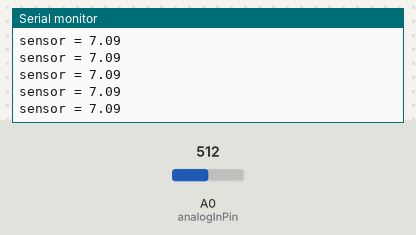
A sketch run on a simulated Arduino Uno, built with avr-gcc and run on an emulated ATmega328P. Parts: the last lines printed to the serial monitor. The inputs (shaded band) are chosen by the test bench; at power-on: A0 (analogInPin) = 512.

Above: at 1.2 s.
1.3 s: A0 (analogInPin) set to 716
At 1.56 s:
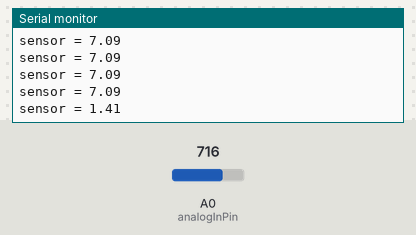
2.8 s: A0 (analogInPin) set to 900
At 2.9 s:
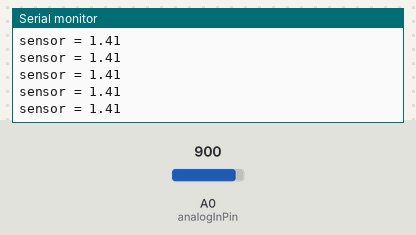
Timing chart, 0 to 5.8 s (numbered marks = the images above; inputs shaded):
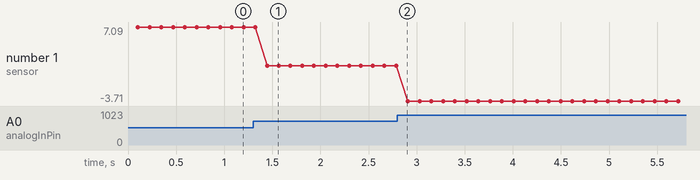

Measured:
- after the input at 1.3 s, the serial monitor: prints a new line after 0.14 s (image 1)
- plotted number 1: 7.09 → 1.41 after the input at 1.3 s, 1.41 → -3.71 after the input at 2.8 s

The sketch:

ph.ino
```cpp
int analogInPin = A0;
int sensorValue = 0;
float avgValue;
float phValue;
int buf[10];  // buffer of size 10
int temp;     // temporary parameter

void setup() {
  Serial.begin(9600);
}

void phData(int pin, float &ph, float &avgValue);
void loop() {
  phData(analogInPin, phValue, avgValue);
  Serial.print("sensor = ");
  Serial.println(phValue);
  delay(20);
}

void phData(int pin, float &ph, float &avgValue){
 for(int i=0;i<10;i++){
  buf[i]=analogRead(pin);
  delay(10);
 }
 for(int i=0; i<9; i++){
  for(int j=i+1; j<10; j++){
    if(buf[i] > buf[j]){
      temp = buf[i];
      buf[i] = buf[j];
      buf[j] = temp;
    }
  }
 }
 avgValue = 0;
 for(int i=2; i<8; i++){
  avgValue += buf[i];
  ph = -5.70 * (avgValue * 5.0 / 1024 / 6) + 21.34;
 }
}
```
